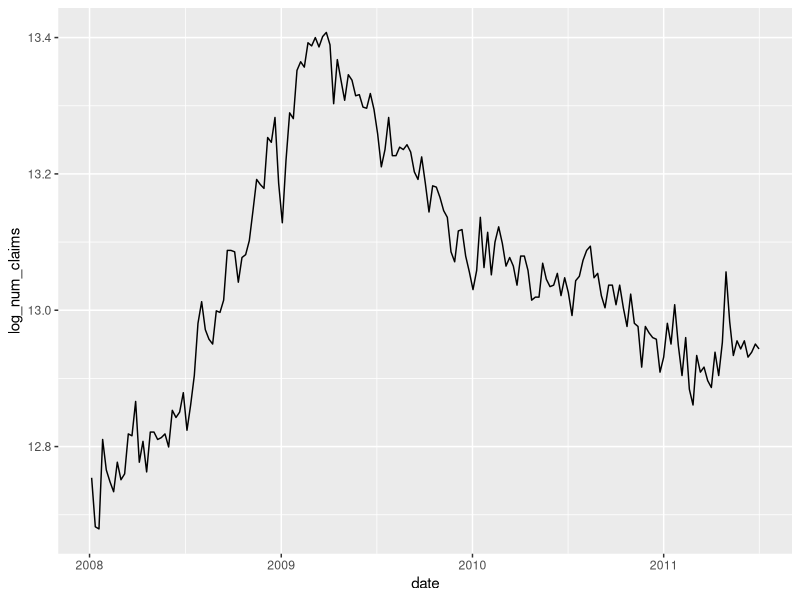

Reproduce this figure in R.
## ---- chunk 1
library(tidyverse)
library(dplyr)
library(modelr)
library(scales)
library(lubridate)
library(stats)
## ---- chunk 2
#read and clean unemployment_claims.csv

claims <- read.csv("unemployment_claims.csv")

# unemployment_claims.csv has been acquired and formatted from:
# https://oui.doleta.gov/unemploy/claims.asp

names(claims) <- c("date", "num_initial_claims")
claims <- claims %>% 
  mutate(num_initial_claims = as.numeric(gsub(",", "", num_initial_claims)), date = as.Date(date)) %>%  filter(date < "2020-05-30")
## ---- chunk 3

#read and clean google trends data

jobs <- read.csv("jobs_google_trends.csv")
welfare <- read.csv("welfare_google_trends.csv")

welfare <- welfare %>% 
  mutate(date = as.Date(gsub("-", "/", paste(Month, "-01", sep = ""))))%>%
  select(-Month)

jobs <- jobs %>% 
  mutate(date = as.Date(gsub("-", "/", paste(Month, "-01", sep = "")))) %>%
  select(-Month)

## ---- chunk 4

#merge google trends and unemployment data 

claims_new <- claims %>% mutate(year = year(date), month = month(date))

jobs_new <- jobs %>% mutate(year = year(date), month = month(date))
welfare_new <- welfare %>% mutate(year = year(date), month = month(date))

claims_with_trends <- claims_new %>% 
  inner_join(jobs_new, by = c("year", "month")) %>%
  select(-date.y) %>%
  rename(date = date.x) %>%
  inner_join(welfare_new, by = c("year", "month")) %>%
  select(-date.y) %>%
  rename(date = date.x)
## ---- chunk 5
#our models

#date >= "2004-01-17" & date <= "2011-07-02"

claims_data <- claims_with_trends %>% 
  mutate(log_num_claims = log(num_initial_claims)) %>%
  mutate(lag1 = lag(log_num_claims, 1)) %>%
  filter (date >= "2004-01-17" & date <= "2011-07-02")

model_baseline <- lm(log_num_claims ~ lag1, data = claims_data)
model_with_trends <- lm(log_num_claims ~ lag1 + jobs + welfare, data = claims_data)

summary(model_baseline)
summary(model_with_trends)
## ---- chunk 6
# check MAE in claims_data

claims_data <- claims_data %>% 
  add_predictions(model_baseline, var = "pred_baseline") %>%
  add_predictions(model_with_trends, var = "pred_trends")

mae_baseline <- sum(abs(claims_data$log_num_claims - claims_data$pred_baseline), na.rm = TRUE)/nrow(claims_data)

mae_trends <- sum(abs(claims_data$log_num_claims - claims_data$pred_trends), na.rm = TRUE)/nrow(claims_data)

mae_baseline
mae_trends

## ---- chunk 7
#MAE with turning points


## ---- chunk 8
# reproducing the visualizations

claims_data %>%
  filter (date >= "2008-01-01" & date <= "2012-01-01") %>%
  ggplot(aes(x = date, y = log_num_claims)) +
  geom_line()

